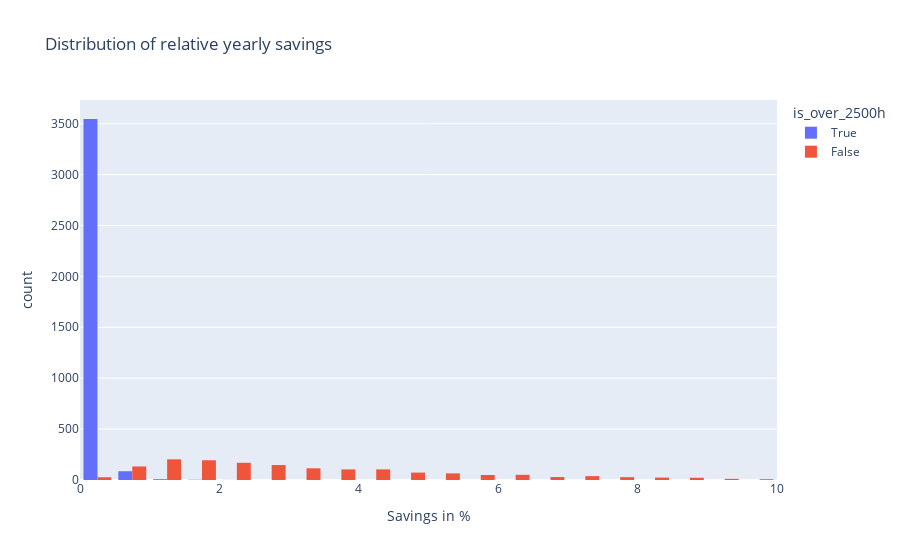

This figure's notebook cell:
### Markdown cell above
## Savings distributions

### Code cell
savings_hist_fig_df = rel_diff_with_master.copy() * 100
savings_hist_fig_df["is_over_2500h"] = savings_hist_fig_df["is_over_2500h"].astype(bool)

savings_hist = px.histogram(
    data_frame=savings_hist_fig_df,
    x="total_yearly_costs_eur",
    color="is_over_2500h",
    barmode="group",
    title="Distribution of relative yearly savings")
savings_hist.update_xaxes(range=[0, 10], title="Savings in %")

### Figure 1 — Plotly figure (JSON) as saved in the notebook; plotly's stock layout.template omitted (floating-point values rounded to 4 significant figures; data arrays with more than 128 entries replaced by an {"elided": "..."} marker saying what was removed)
{"data": [{"alignmentgroup": "True", "bingroup": "x", "hovertemplate": "is_over_2500h=True<br>total_yearly_costs_eur=%{x}<br>count=%{y}<extra></extra>", "legendgroup": "True", "marker": {"color": "#636efa", "pattern": {"shape": ""}}, "name": "True", "offsetgroup": "True", "orientation": "v", "showlegend": true, "type": "histogram", "x": {"elided": "3644 float values"}, "xaxis": "x", "yaxis": "y"}, {"alignmentgroup": "True", "bingroup": "x", "hovertemplate": "is_over_2500h=False<br>total_yearly_costs_eur=%{x}<br>count=%{y}<extra></extra>", "legendgroup": "False", "marker": {"color": "#EF553B", "pattern": {"shape": ""}}, "name": "False", "offsetgroup": "False", "orientation": "v", "showlegend": true, "type": "histogram", "x": {"elided": "1708 float values"}, "xaxis": "x", "yaxis": "y"}], "layout": {"barmode": "group", "legend": {"title": {"text": "is_over_2500h"}, "tracegroupgap": 0}, "title": {"text": "Distribution of relative yearly savings"}, "xaxis": {"anchor": "y", "domain": [0, 1], "range": [0, 10], "title": {"text": "Savings in %"}}, "yaxis": {"anchor": "x", "domain": [0, 1], "title": {"text": "count"}}}}
